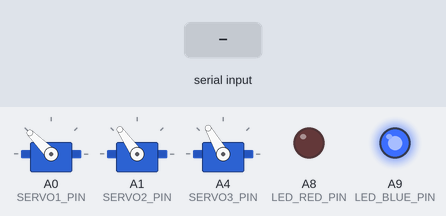
Recording of a program running on a simulated Teensy 4. Shown: 3 × servo, output pins drawn as LEDs (lit = HIGH). Inputs (shaded band) come from the test bench.

Above: at 1.2 s.
1.3 s: "1" received over Serial
At 2.1 s:
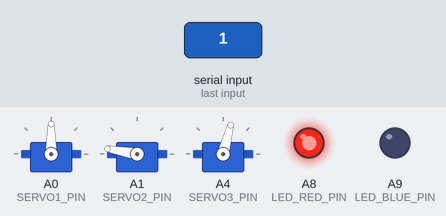
2.8 s: "0" received over Serial
At 3.2 s:
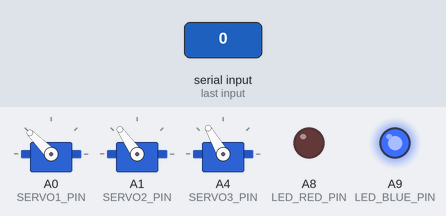
Timing chart, 0 to 5.8 s (numbered marks = the images above; inputs shaded):
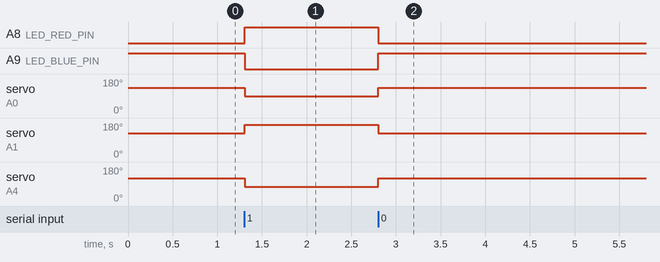

The program:

main.cpp
```cpp
/*
    Simple Arduino sketch to control servos over Serial communication.
    WARNING: 1) Do not upload this sketch while actively communicating over Serial.
             2) Make sure to set the correct serial port in the parent program.
             3) You cannot open the Serial Monitor in Arduino IDE while this sketch is running
                since it uses the same serial bus.
             4) Use 'sudo' for serial port access on Linux.

    Servo details:
    - Savox SV1261MG - Mini Digital High Voltage Aluminum Case Servo 0.095/277@ 7.4V
    - https://www.savoxusa.com/products/sv1261mg-mini-digital-high-voltage-aluminum-case-servo-0-095-277-7-4v#technical-details
*/

// standard inlucdes
#include <Arduino.h>

// standard servo library
#include <Servo.h>

// servo pins on Teensy 4.0
// WARNING: Do not change pins this as they are permanently soldered.
//          Same thing with baud rate.
#define SERVO1_PIN 14
#define SERVO2_PIN 15
#define SERVO3_PIN 18
#define SERVO4_PIN 19    // BACKUP SERVO
#define BAUD_RATE 9600

// use the SERVO4 BACKUP, 0 = off, 1 = on.
#define USE_BACKUP_SERVO4 0

// servo objects
Servo servo1;
Servo servo2;
Servo servo3;
#if USE_BACKUP_SERVO4
    Servo servo4;
#endif

// LOCKED and OPEN status LED pins
// WARNING: Do not change pins this as they are permanently soldered.
#define LED_BLUE_PIN 23
#define LED_RED_PIN 22

// command variable
int command_curr = 0;         // current command received

// open positions for the servos
const double deg_pos_open_servo1 = 135.0;
const double deg_pos_open_servo2 = 125.0;
const double deg_pos_open_servo3 = 120.0;
const double deg_pos_open_servo4 = 40.0;

// locked positions for the servos
const double deg_pos_lock_servo1 = 90.0;
const double deg_pos_lock_servo2 = 170.0;
const double deg_pos_lock_servo3 = 75.0;
const double deg_pos_lock_servo4 = 99.0;


void setup()
{
    // begin the serial communication over USB. This is the USB cable connected to the computer.
    Serial.begin(BAUD_RATE);

    // Attach the servo pins to the Teensy
    servo1.attach(SERVO1_PIN);
    servo2.attach(SERVO2_PIN);
    servo3.attach(SERVO3_PIN);
    #if USE_BACKUP_SERVO4
        servo4.attach(SERVO4_PIN);    // BACKUP
    #endif

    // builtinLED to indicate status
    pinMode(LED_BLUE_PIN, OUTPUT);
    pinMode(LED_RED_PIN, OUTPUT);

    // servos go to open by default
    servo1.write(deg_pos_open_servo1);
    servo2.write(deg_pos_open_servo2);
    servo3.write(deg_pos_open_servo3);
    #if USE_BACKUP_SERVO4
        servo4.write(deg_pos_open_servo4);
    #endif

    // turn on the Teensy LED to make sure Teensy is running
    digitalWrite(LED_BLUE_PIN, HIGH);  // BLUE LED for OPEN
    digitalWrite(LED_RED_PIN, LOW);    // RED LED for LOCKED
    digitalWrite(LED_BUILTIN, HIGH);   // AMBER LED for Teensy is on status
}


void loop()
{
    // check if there is data available on the serial port
    if (Serial.available())
    {

        // read the command from serial
        char cmd = Serial.read();

        // set the current command
        if (cmd == '0')
        {
            command_curr = 0;  // unarm command
            digitalWrite(LED_BLUE_PIN, HIGH);
            digitalWrite(LED_RED_PIN, LOW);
        }
        else if (cmd == '1') {
            command_curr = 1;  // arm command
            digitalWrite(LED_RED_PIN, HIGH);
            digitalWrite(LED_BLUE_PIN, LOW);
        }
        else {
            // bad, detach the servos.
            // TODO: this is not working
            command_curr = -1;
            servo1.detach();
            servo2.detach();
            servo3.detach();
            #if USE_BACKUP_SERVO4
                        servo4.detach();
            #endif
        }
    }

    // drive servos straight to the commanded position
    if (command_curr == 0) {
        servo1.write(deg_pos_open_servo1);
        servo2.write(deg_pos_open_servo2);
        servo3.write(deg_pos_open_servo3);
        #if USE_BACKUP_SERVO4
                servo4.write(deg_pos_open_servo4);
        #endif
    }
    else if (command_curr == 1) {
        servo1.write(deg_pos_lock_servo1);
        servo2.write(deg_pos_lock_servo2);
        servo3.write(deg_pos_lock_servo3);
        #if USE_BACKUP_SERVO4
                servo4.write(deg_pos_lock_servo4);
        #endif
    }

    // delay to avoid flooding the serial port
    delay(10);
}
```

Measured:
- after the input at 1.3 s, A8 (LED_RED_PIN): LOW → HIGH at once; A9 (LED_BLUE_PIN): HIGH → LOW at once; servo on A0 (SERVO1_PIN): 135° → 90° at once; servo on A1 (SERVO2_PIN): 125° → 170° at once; servo on A4 (SERVO3_PIN): 120° → 75° at once
- after the input at 2.8 s, A8 (LED_RED_PIN): HIGH → LOW at once; A9 (LED_BLUE_PIN): LOW → HIGH at once; servo on A0 (SERVO1_PIN): 90° → 135° at once; servo on A1 (SERVO2_PIN): 170° → 125° at once; servo on A4 (SERVO3_PIN): 75° → 120° at once
